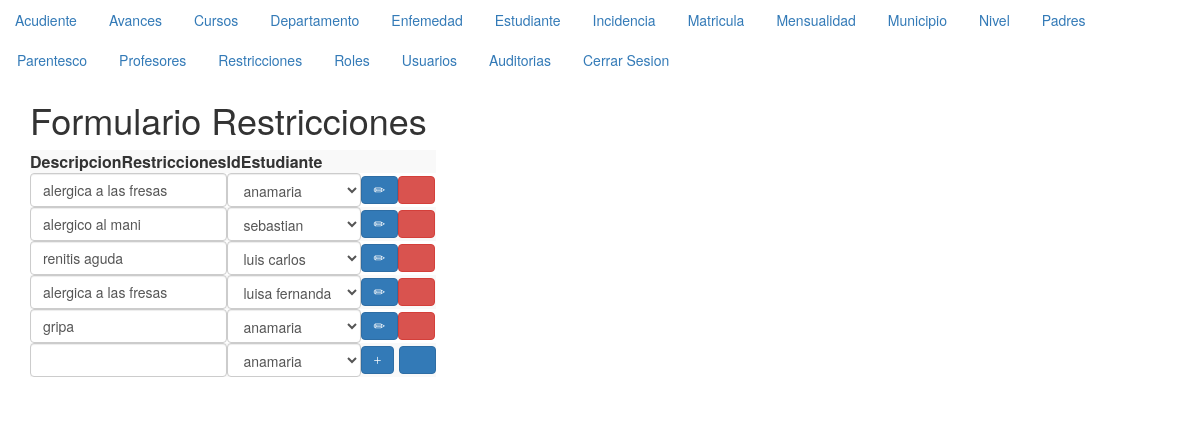
/formularioRestricciones.php (signed in), run on the app's committed database.
### tables this page shows
CREATE TABLE IF NOT EXISTS `restricciones` (
  `idRestricciones` mediumint(9) NOT NULL,
  `descripcionRestricciones` varchar(90) NOT NULL,
  `idEstudianteRestricciones` mediumint(9) NOT NULL
);

CREATE TABLE IF NOT EXISTS `estudiante` (
  `idEstudiante` mediumint(4) NOT NULL,
  `nombreEstudiante` varchar(50) NOT NULL,
  `apellidoEstudiante` varchar(50) NOT NULL,
  `fechaNacimientoEstudiante` date NOT NULL,
  `generoEstudiante` char(1) NOT NULL,
  `idMunicipioEstudiante` smallint(4) NOT NULL,
  `idPadreEstudiante` mediumint(4) NOT NULL,
  `idMadreEstudiante` mediumint(4) NOT NULL,
  `idAcudienteEstudiante` mediumint(4) NOT NULL,
  `idCursoEstudiante` int(11) NOT NULL
);

### restricciones.php (called while the page is built, shortened)
<?php
   class Restricciones{
       private $_conexion;
       private $_paginacion = 10;
       function __construct($conexion, $idRestricciones, $descripcionRestricciones, $idEstudianteRestricciones){
           $this->_conexion = $conexion;
       }
          function getRoles($idUsuario){
        $roles=mysqli_query($this->_conexion, "SELECT ".static::class."roles AS elpermiso FROM roles WHERE idRoles IN(SELECT idRolesUsuario FROM Usuario WHERE idusuario =$idUsuario)") or die (mysqli_error($this->_conexion));
        $unregistro=mysqli_fetch_array($roles);
        return $unregistro['elpermiso'];
    }
       function listar($pagina){
           if ($pagina<=0){
               $listado = mysqli_query($this->_conexion,"SELECT * FROM Restricciones ORDER BY idRestricciones") or
               die (mysqli_error($this->_conexion));
           }else{
               $paginacionMax = $pagina * $this->_paginacion;
               $paginacionMin = $paginacionMax - $this->_paginacion;
               $listado = mysqli_query($this->_conexion,"SELECT * FROM Restricciones ORDER BY idRestricciones
               LIMIT $paginacionMin, $paginacionMax") or die(mysqli_error($this->_conexion));
           }
           return $listado;
       }
   }
?>

### estudiante.php (called while the page is built, shortened)
<?php
   class Estudiante{
       private $_conexion;
       private $_paginacion = 10;
       function __construct($conexion, $idEstudiante, $nombreEstudiante, $apellidoEstudiante, $fechaNacimientoEstudiante, $generoEstudiante, $idMunicipioEstudiante, $idPadreEstudiante, $idMadreEstudiante, $idAcudienteEstudiante, $idCursoEstudiante){
           $this->_conexion = $conexion;
       }
       function listar($pagina){
           if ($pagina<=0){
               $listado = mysqli_query($this->_conexion,"SELECT * FROM Estudiante ORDER BY idEstudiante") or
               die (mysqli_error($this->_conexion));
           }else{
               $paginacionMax = $pagina * $this->_paginacion;
               $paginacionMin = $paginacionMax - $this->_paginacion;
               $listado = mysqli_query($this->_conexion,"SELECT * FROM Estudiante ORDER BY idEstudiante
               LIMIT $paginacionMin, $paginacionMax") or die(mysqli_error($this->_conexion));
           }
           return $listado;
       }
   }
?>

### formularioRestricciones.php (the view, shortened to what this page needs)
<?php
if(isset($_SESSION['id'])){
?>
<html>
<head>
    <link rel="stylesheet" href="css/bootstrap.min.css">
    </head>
<body>
    <?php
    $pagina = (isset($_GET['pag']))?$_GET['pag']:1;
      include_once("menu.php");
    ?>
    <div class="container">
    <header>
    <h1>Formulario Restricciones</h1>
    </header>
 <table class="table-striped">
    <tbody>
    <tr>
        <th scope="col">DescripcionRestricciones</th>
        <th scope="col">IdEstudiante</th>
        <th scope="col"></th>
    </tr>
<?php
        $objetoConexion = new conexion();
        $conexion = $objetoConexion->conectar();
        include_once("../modelo/estudiante.php");
        $objetoEstudiante = new estudiante($conexion,0,'nombre','apellido', 'fechaNacimiento', 'genero', 'idMunicipio', 'idPadre', 'idMadre', 'idAcudiente', 'idCurso');
        $listaEstudiantes = $objetoEstudiante->listar(0);
        include_once("../modelo/restricciones.php");
        $objetoRestricciones = new restricciones($conexion,0,'descripcion', 'idEstudiante');
        $listaRestricciones = $objetoRestricciones->listar($pagina);
        $permiso = $objetoRestricciones->getRoles($_SESSION['id']);
        if (stripos($permiso,"r")!==false){
        while($unRegistro = mysqli_fetch_array($listaRestricciones)){
            echo '<tr><form id="fModificarRestricciones"'.$unRegistro["idRestricciones"].' action="../controlador/controladorRestricciones.php"
            method="post">';
            echo '<td><input class="form-control"  type="hidden" name="fIdRestricciones" value="'.$unRegistro['idRestricciones'].'">';
            echo '<input class="form-control"  type="text" name="fDescripcionRestricciones" value="'.$unRegistro['descripcionRestricciones'].'"></td>';
             echo '<td><select class="form-control"  name="fIdEstudianteRestricciones">';
            while($registroEstudiante = mysqli_fetch_array($listaEstudiantes)){
                echo "<option value='".$registroEstudiante['idEstudiante']."'";
                if($unRegistro['idEstudianteRestricciones']==$registroEstudiante['idEstudiante']){
                  echo " selected ";
                  }
                   echo ">{$registroEstudiante['nombreEstudiante']}</option>";
               }
            mysqli_data_seek($listaEstudiantes,0);
             echo '</select></td>';
            echo '<td>';
             if (stripos($permiso,"u")!==false){
            echo '<button class="btn btn-primary" type="Submit" name="fEnviar" value="Modificar" class=""><span class="glyphicon glyphicon-pencil" aria-hidden="true"></span></button>';
                  }
            if (stripos($permiso,"d")!==false){
            echo '<button class="btn btn-danger" type="submit" name="fEnviar" value="Eliminar"><span class="glyphicon glyphicon-trash" aria-hidden="true"></span></button></td>';
        }
            echo '</form></tr>';
      }
}
?>
<?php
    if (stripos($permiso,"c")!==false){
?>
         <tr><form id="fIngresarRestricciones" action="../controlador/ControladorRestricciones.php" method="post">
             <td><input class="form-control"  type="hidden" name="fIdRestricciones" value="0">
             <input class="form-control"  type="text" name="fDescripcionRestricciones"></td>
             <td><select class="form-control"  name="fIdEstudianteRestricciones">
             <?php
                  while($registroEstudiante = mysqli_fetch_array($listaEstudiantes)){
                      echo '<option value="'.$registroEstudiante['idEstudiante'].'">' .$registroEstudiante['nombreEstudiante'].'</option>';
                  }
                 ?>
                 </select></td>
             <td><button class="btn btn-primary" type="submit" name="fEnviar" value="Ingresar"><span class="glyphicon glyphicon-plus" aria-hidden="true"></span>
             </button>
                 <button class="btn btn-primary" type="reset" name="fEnviar" value="Limpiar"><span class="glyphicon glyphicon-credit-card" aria-hidden="true"></span></button></td>
         </form></tr>
                 <?php
   }
?>
        </tbody>
    </table>
        <nav>
</nav>
    </div>
    </body>
</html>
<?php
}else{
    header("location:../index.php");
}
?>

### data on the page
restricciones: fDescripcionRestricciones "alergica a las fresas", fIdEstudianteRestricciones "anamaria"
restricciones: fDescripcionRestricciones "alergico al mani", fIdEstudianteRestricciones "sebastian"
restricciones: fDescripcionRestricciones "renitis aguda", fIdEstudianteRestricciones "luis carlos"
restricciones: fDescripcionRestricciones "alergica a las fresas", fIdEstudianteRestricciones "luisa fernanda"
restricciones: fDescripcionRestricciones "gripa", fIdEstudianteRestricciones "anamaria"

### other printed values
form field fIdEstudianteRestricciones "anamaria"
